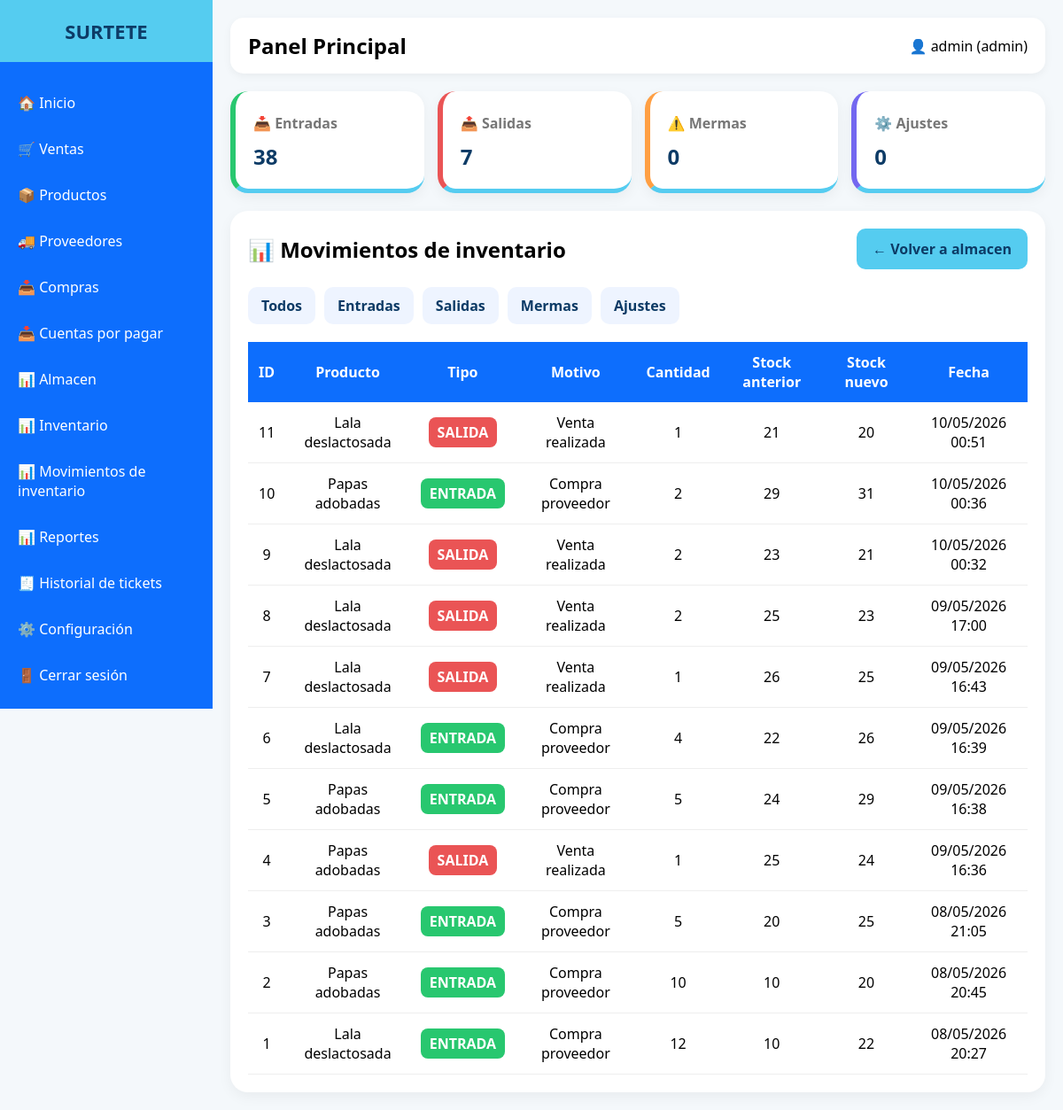
The page /inventario/index.php (signed in) on the database its author committed.
### tables this page shows
CREATE TABLE `movimientos_inventario` (
  `id` int(11) NOT NULL,
  `producto_id` int(11) NOT NULL,
  `lote_id` int(11) DEFAULT NULL,
  `usuario_id` int(11) DEFAULT NULL,
  `tipo` enum('entrada','salida','ajuste','merma','devolucion') NOT NULL,
  `motivo` varchar(255) DEFAULT NULL,
  `cantidad` int(11) NOT NULL,
  `stock_anterior` int(11) NOT NULL,
  `stock_nuevo` int(11) NOT NULL,
  `referencia_id` int(11) DEFAULT NULL,
  `referencia_tabla` varchar(50) DEFAULT NULL,
  `fecha` timestamp NOT NULL DEFAULT current_timestamp()
);

CREATE TABLE `productos` (
  `id` int(11) NOT NULL,
  `codigo_barras` varchar(50) DEFAULT NULL,
  `nombre` varchar(150) NOT NULL,
  `descripcion` text DEFAULT NULL,
  `precio_compra` decimal(10,2) DEFAULT NULL,
  `precio_venta` decimal(10,2) DEFAULT NULL,
  `stock` int(11) DEFAULT 0,
  `categoria_id` int(11) DEFAULT NULL
);

### inventario/index.php (the view, shortened to what this page needs)
<?php
include("../config/db.php");
$filtro = "";
$sql = "
SELECT
movimientos_inventario.*,
productos.nombre AS producto
FROM movimientos_inventario
INNER JOIN productos
ON movimientos_inventario.producto_id = productos.id
$filtro
ORDER BY movimientos_inventario.id DESC
";
$stmt = $conexion->query($sql);
$movimientos = $stmt->fetchAll();
$entradas = $conexion->query("
SELECT IFNULL(SUM(cantidad),0) total
FROM movimientos_inventario
WHERE tipo = 'entrada'
")->fetch()['total'];
$salidas = $conexion->query("
SELECT IFNULL(SUM(cantidad),0) total
FROM movimientos_inventario
WHERE tipo = 'salida'
")->fetch()['total'];
$mermas = $conexion->query("
SELECT IFNULL(SUM(cantidad),0) total
FROM movimientos_inventario
WHERE tipo = 'merma'
")->fetch()['total'];
$ajustes = $conexion->query("
SELECT IFNULL(SUM(cantidad),0) total
FROM movimientos_inventario
WHERE tipo = 'ajuste'
")->fetch()['total'];
?>
<!DOCTYPE html>
<html lang="es">
<head>
<link rel="stylesheet" href="../assets/css/style.css">
</head>
<body>
<?php include("../includes/sidebar.php"); ?>
<div class="main">
<?php include("../includes/topbar.php"); ?>
<div class="cards">
    <div class="card entrada">
        <p>📥 Entradas</p>
        <h2><?php echo $entradas; ?></h2>
    </div>
    <div class="card salida">
        <p>📤 Salidas</p>
        <h2><?php echo $salidas; ?></h2>
    </div>
    <div class="card merma">
        <p>⚠️ Mermas</p>
        <h2><?php echo $mermas; ?></h2>
    </div>
    <div class="card ajuste">
        <p>⚙️ Ajustes</p>
        <h2><?php echo $ajustes; ?></h2>
    </div>
</div>
<div class="table-container">
<div class="top-actions">
<h2>📊 Movimientos de inventario</h2>
<a href="../almacen/index.php" class="btn">
← Volver a almacen
</a>
</div>
<div class="filtros" style="margin-bottom:20px;">
<a href="index.php">Todos</a>
<a href="?tipo=entrada">Entradas</a>
<a href="?tipo=salida">Salidas</a>
<a href="?tipo=merma">Mermas</a>
<a href="?tipo=ajuste">Ajustes</a>
</div>
<table>
<thead>
<tr>
<th>ID</th>
<th>Producto</th>
<th>Tipo</th>
<th>Motivo</th>
<th>Cantidad</th>
<th>Stock anterior</th>
<th>Stock nuevo</th>
<th>Fecha</th>
</tr>
</thead>
<tbody>
<?php foreach($movimientos as $m): ?>
<?php
$clase = "tipo-ajuste";
if($m['tipo'] == 'entrada'){
    $clase = "tipo-entrada";
}
if($m['tipo'] == 'salida'){
    $clase = "tipo-salida";
}
?>
<tr>
<td><?php echo $m['id']; ?></td>
<td><?php echo $m['producto']; ?></td>
<td>
<span class="tipo <?php echo $clase; ?>">
<?php echo strtoupper($m['tipo']); ?>
</span>
</td>
<td><?php echo $m['motivo']; ?></td>
<td><?php echo $m['cantidad']; ?></td>
<td><?php echo $m['stock_anterior']; ?></td>
<td><?php echo $m['stock_nuevo']; ?></td>
<td>
<?php echo date("d/m/Y H:i", strtotime($m['fecha'])); ?>
</td>
</tr>
<?php endforeach; ?>
</tbody>
</table>
</div>
</div>
</body>
</html>

### assets/css/style.css (style rules this page uses)
* { margin:0; padding:0; box-sizing:border-box; }
body { font-family:'Segoe UI',sans-serif; background:#f4f8fb; }
.main { margin-left:240px; padding:20px; }
.cards { display:grid; grid-template-columns:repeat(auto-fit,minmax(220px,1fr)); gap:20px; }
.card { background:white; border-radius:20px; padding:25px; transition:.3s; cursor:pointer; border-bottom:5px solid #55ccf0; box-shadow:0 5px 15px rgba(0,0,0,0.05); }
.card p { color:#777; margin-top:5px; }

### inventario/index.php (style rules this page uses)
.cards { display:grid; grid-template-columns:repeat(4,1fr); gap:15px; margin-bottom:20px; }
.card { background:white; padding:20px; border-radius:20px; box-shadow:0 5px 15px rgba(0,0,0,0.05); }
.card h2 { margin-top:10px; color:#0d3b66; }
.card p { color:#777; font-weight:bold; }
.entrada { border-left:6px solid #28c76f; }
.salida { border-left:6px solid #ea5455; }
.merma { border-left:6px solid #ff9f43; }
.ajuste { border-left:6px solid #7367f0; }
.table-container { background:white; padding:20px; border-radius:20px; box-shadow:0 5px 15px rgba(0,0,0,0.05); }
.top-actions { display:flex; justify-content:space-between; align-items:center; margin-bottom:20px; }
.btn { background:#55ccf0; color:#0d3b66; padding:12px 18px; text-decoration:none; border-radius:10px; font-weight:bold; }
.filtros { display:flex; gap:10px; }
.filtros a { padding:10px 15px; border-radius:10px; text-decoration:none; background:#eef4ff; color:#0d3b66; font-weight:bold; }
table { width:100%; border-collapse:collapse; }
table th { background:#0d6efd; color:white; padding:12px; }
table td { padding:12px; border-bottom:1px solid #eee; text-align:center; }
.tipo { padding:6px 10px; border-radius:8px; color:white; font-weight:bold; }
.tipo-entrada { background:#28c76f; }
.tipo-salida { background:#ea5455; }

### rows shown on the page
movimientos_inventario: id "11", producto.nombre "Lala deslactosada", tipo "SALIDA", motivo "Venta realizada", cantidad "1", stock_anterior "21", stock_nuevo "20", fecha "10/05/2026 00:51"
movimientos_inventario: id "10", producto.nombre "Papas adobadas", tipo "ENTRADA", motivo "Compra proveedor", cantidad "2", stock_anterior "29", stock_nuevo "31", fecha "10/05/2026 00:36"
movimientos_inventario: id "9", producto.nombre "Lala deslactosada", tipo "SALIDA", motivo "Venta realizada", cantidad "2", stock_anterior "23", stock_nuevo "21", fecha "10/05/2026 00:32"
movimientos_inventario: id "8", producto.nombre "Lala deslactosada", tipo "SALIDA", motivo "Venta realizada", cantidad "2", stock_anterior "25", stock_nuevo "23", fecha "09/05/2026 17:00"
movimientos_inventario: id "7", producto.nombre "Lala deslactosada", tipo "SALIDA", motivo "Venta realizada", cantidad "1", stock_anterior "26", stock_nuevo "25", fecha "09/05/2026 16:43"
movimientos_inventario: id "6", producto.nombre "Lala deslactosada", tipo "ENTRADA", motivo "Compra proveedor", cantidad "4", stock_anterior "22", stock_nuevo "26", fecha "09/05/2026 16:39"
movimientos_inventario: id "5", producto.nombre "Papas adobadas", tipo "ENTRADA", motivo "Compra proveedor", cantidad "5", stock_anterior "24", stock_nuevo "29", fecha "09/05/2026 16:38"
movimientos_inventario: id "4", producto.nombre "Papas adobadas", tipo "SALIDA", motivo "Venta realizada", cantidad "1", stock_anterior "25", stock_nuevo "24", fecha "09/05/2026 16:36"
movimientos_inventario: id "3", producto.nombre "Papas adobadas", tipo "ENTRADA", motivo "Compra proveedor", cantidad "5", stock_anterior "20", stock_nuevo "25", fecha "08/05/2026 21:05"
movimientos_inventario: id "2", producto.nombre "Papas adobadas", tipo "ENTRADA", motivo "Compra proveedor", cantidad "10", stock_anterior "10", stock_nuevo "20", fecha "08/05/2026 20:45"
movimientos_inventario: id "1", producto.nombre "Lala deslactosada", tipo "ENTRADA", motivo "Compra proveedor", cantidad "12", stock_anterior "10", stock_nuevo "22", fecha "08/05/2026 20:27"

### other values the page prints
$_SESSION['usuario'] "admin"
$_SESSION['rol'] "admin"
$entradas "38"
$salidas "7"
$mermas "0"
$ajustes "0"
